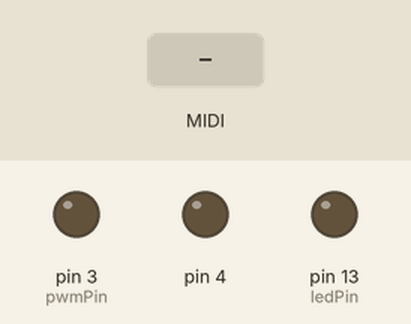
Simulated run of this sketch. Board: Teensy 4. Shown: output pins drawn as LEDs (lit = HIGH). The inputs (shaded band) are chosen by the test bench.

Above: at 3.2 s.
3.3 s: MIDI note 36 received
At 3.46 s:
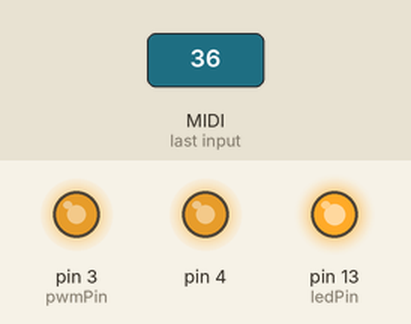
At 4.1 s:
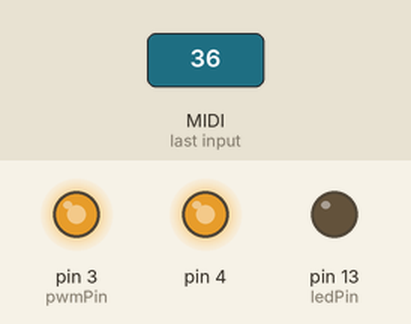
Timing chart, 0 to 6.3 s (numbered marks = the images above; inputs shaded):
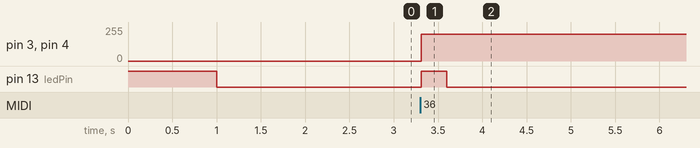

Measured:
- after the input at 3.3 s, pin 3 (pwmPin), pin 4: 0/255 → 200/255 at once; pin 13 (ledPin): LOW → HIGH at once, → LOW 0.29 s later

The sketch:

VCATester.ino
```cpp
const int pwmFrequency = 88200;
const int pwmPin = 3;
const int ledPin = 13;

int oldValue = 0;
int slopeStep = 1;

void setup()
{
  analogWriteFrequency(pwmPin, pwmFrequency);
  analogWriteResolution(8);

  pinMode(ledPin, OUTPUT);

  usbMIDI.setHandleNoteOn(onNoteOn);
  usbMIDI.setHandleNoteOff(onNoteOff);
  usbMIDI.setHandleControlChange(onControlChange);

  digitalWrite(ledPin, HIGH);
  delay(1000);
  digitalWrite(ledPin, LOW);
  delay(1000);
}

void onNoteOn(byte channel, byte note, byte velocity)
{
  setValue(velocity * 2);
//  analogWrite(pwmPin, velocity * 2);
  digitalWrite(ledPin, HIGH);
}

void onNoteOff(byte channel, byte note, byte velocity)
{
//  setValue(0); // skip off notes
//  analogWrite(pwmPin, 0);
  digitalWrite(ledPin, LOW);
}

void onControlChange(byte channel, byte control, byte value)
{
  switch(control) {
    case 6:
      if (value == 0)
        value = 1;

      slopeStep = 0xFF / value;
      break;

    case 7:
      setPWM(value * 2);
      break;

  }
}

void setValue(byte newValue)
{
  const int step = slopeStep;
  const int baseDelay = 40;
  const int incDelay = baseDelay * step;

  int delta = newValue - oldValue;
  int inc = (delta > 0) ? step : -step;

  if (delta == 0)
    return;

  while ( (delta > 0) ? (oldValue < newValue) : (oldValue > newValue) )
  {
    oldValue += inc;
//    analogWrite(pwmPin, oldValue);
    setPWM(oldValue);
    delayMicroseconds(incDelay);
  }
}

void setPWM(byte value)
{
  analogWrite(pwmPin, value);
  analogWrite(pwmPin + 1, value);
}

//void OnControlChange(byte channel, byte control, byte value)
//{
//}

void loop()
{
//  analogWrite(pwmPin, 128);
//  delay(100);
//  analogWrite(pwmPin, 16);
//  delay(100);

  usbMIDI.read();
}
```
